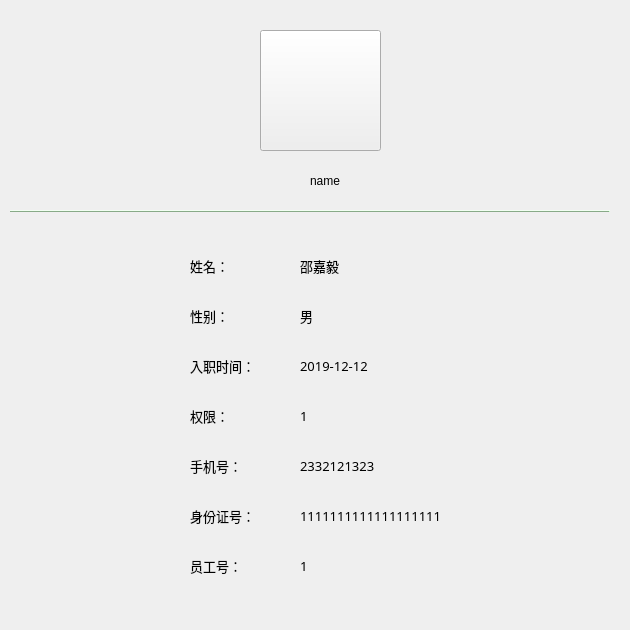
    <widget class="QWidget" name="page">
     <widget class="QFrame" name="split">
      <property name="geometry">
       <rect>
        <x>10</x>
        <y>210</y>
        <width>600</width>
        <height>2</height>
       </rect>
      </property>
      <property name="styleSheet">
       <string notr="true">color:#CCFFCC;
border-color:#CCFFCC;
background-color:#CCFFCC</string>
      </property>
      <property name="frameShape">
       <enum>QFrame::HLine</enum>
      </property>
      <property name="frameShadow">
       <enum>QFrame::Raised</enum>
      </property>
     </widget>
     <widget class="QToolButton" name="head_2">
      <property name="geometry">
       <rect>
        <x>260</x>
        <y>30</y>
        <width>121</width>
        <height>121</height>
       </rect>
      </property>
      <property name="text">
       <string/>
      </property>
      <property name="icon">
       <iconset>
        <normaloff>../../../pictures/staff3.png</normaloff>../../../pictures/staff3.png</iconset>
      </property>
      <property name="iconSize">
       <size>
        <width>100</width>
        <height>100</height>
       </size>
      </property>
     </widget>
     <widget class="QLabel" name="label">
      <property name="geometry">
       <rect>
        <x>190</x>
        <y>240</y>
        <width>61</width>
        <height>51</height>
       </rect>
      </property>
      <property name="font">
       <font>
        <family>幼圆</family>
        <pointsize>10</pointsize>
       </font>
      </property>
      <property name="styleSheet">
       <string notr="true">background: transparent;
</string>
      </property>
      <property name="text">
       <string>姓名：</string>
      </property>
     </widget>
     <widget class="QLabel" name="label_3">
      <property name="geometry">
       <rect>
        <x>190</x>
        <y>290</y>
        <width>51</width>
        <height>51</height>
       </rect>
      </property>
      <property name="font">
       <font>
        <family>幼圆</family>
        <pointsize>10</pointsize>
       </font>
      </property>
      <property name="styleSheet">
       <string notr="true">background: transparent;
</string>
      </property>
      <property name="text">
       <string>性别：</string>
      </property>
     </widget>
     <widget class="QLabel" name="label_4">
      <property name="geometry">
       <rect>
        <x>190</x>
        <y>340</y>
        <width>71</width>
        <height>51</height>
       </rect>
      </property>
      <property name="font">
       <font>
        <family>幼圆</family>
        <pointsize>10</pointsize>
       </font>
      </property>
      <property name="styleSheet">
       <string notr="true">background: transparent;
</string>
      </property>
      <property name="text">
       <string>入职时间：</string>
      </property>
     </widget>
     <widget class="QLabel" name="label_5">
      <property name="geometry">
       <rect>
        <x>190</x>
        <y>390</y>
        <width>61</width>
        <height>51</height>
       </rect>
      </property>
      <property name="font">
       <font>
        <family>幼圆</family>
        <pointsize>10</pointsize>
       </font>
      </property>
      <property name="styleSheet">
       <string notr="true">background: transparent;
</string>
      </property>
      <property name="text">
       <string>权限：</string>
      </property>
     </widget>
     <widget class="QLabel" name="label_6">
      <property name="geometry">
       <rect>
        <x>190</x>
        <y>440</y>
        <width>71</width>
        <height>51</height>
       </rect>
      </property>
      <property name="font">
       <font>
        <family>幼圆</family>
        <pointsize>10</pointsize>
       </font>
      </property>
      <property name="styleSheet">
       <string notr="true">background: transparent;
</string>
      </property>
      <property name="text">
       <string>手机号：</string>
      </property>
     </widget>
     <widget class="QLabel" name="label_7">
      <property name="geometry">
       <rect>
        <x>190</x>
        <y>490</y>
        <width>81</width>
        <height>51</height>
       </rect>
      </property>
      <property name="font">
       <font>
        <family>幼圆</family>
        <pointsize>10</pointsize>
       </font>
      </property>
      <property name="styleSheet">
       <string notr="true">background: transparent;
</string>
      </property>
      <property name="text">
       <string>身份证号：</string>
      </property>
     </widget>
     <widget class="QLabel" name="sname">
      <property name="geometry">
       <rect>
        <x>300</x>
        <y>250</y>
        <width>131</width>
        <height>31</height>
       </rect>
      </property>
      <property name="font">
       <font>
        <family>幼圆</family>
        <pointsize>10</pointsize>
       </font>
      </property>
      <property name="styleSheet">
       <string notr="true">background: transparent;
</string>
      </property>
      <property name="text">
       <string>邵嘉毅</string>
      </property>
     </widget>
     <widget class="QLabel" name="ssex">
      <property name="geometry">
       <rect>
        <x>300</x>
        <y>300</y>
        <width>81</width>
        <height>31</height>
       </rect>
      </property>
      <property name="font">
       <font>
        <family>幼圆</family>
        <pointsize>10</pointsize>
       </font>
      </property>
      <property name="styleSheet">
       <string notr="true">background: transparent;
</string>
      </property>
      <property name="text">
       <string>男</string>
      </property>
     </widget>
     <widget class="QLabel" name="stime">
      <property name="geometry">
       <rect>
        <x>300</x>
        <y>350</y>
        <width>91</width>
        <height>31</height>
       </rect>
      </property>
      <property name="font">
       <font>
        <family>幼圆</family>
        <pointsize>10</pointsize>
       </font>
      </property>
      <property name="styleSheet">
       <string notr="true">background: transparent;
</string>
      </property>
      <property name="text">
       <string>2019-12-12</string>
      </property>
     </widget>
     <widget class="QLabel" name="srole">
      <property name="geometry">
       <rect>
        <x>300</x>
        <y>400</y>
        <width>81</width>
        <height>31</height>
       </rect>
      </property>
      <property name="font">
       <font>
        <family>幼圆</family>
        <pointsize>10</pointsize>
       </font>
      </property>
      <property name="styleSheet">
       <string notr="true">background: transparent;
</string>
      </property>
      <property name="text">
       <string>1</string>
      </property>
     </widget>
     <widget class="QLabel" name="sphone">
      <property name="geometry">
       <rect>
        <x>300</x>
        <y>450</y>
        <width>141</width>
        <height>31</height>
       </rect>
      </property>
      <property name="font">
       <font>
        <family>幼圆</family>
        <pointsize>10</pointsize>
       </font>
      </property>
      <property name="styleSheet">
       <string notr="true">background: transparent;
</string>
      </property>
      <property name="text">
       <string>2332121323</string>
      </property>
     </widget>
     <widget class="QLabel" name="sidcard">
      <property name="geometry">
       <rect>
        <x>300</x>
        <y>500</y>
        <width>181</width>
        <height>31</height>
       </rect>
      </property>
      <property name="font">
       <font>
        <family>幼圆</family>
        <pointsize>10</pointsize>
       </font>
      </property>
      <property name="styleSheet">
       <string notr="true">background: transparent;
</string>
      </property>
      <property name="text">
       <string>1111111111111111111</string>
      </property>
     </widget>
     <widget class="QLabel" name="label_8">
      <property name="geometry">
       <rect>
        <x>190</x>
        <y>540</y>
        <width>81</width>
        <height>51</height>
       </rect>
      </property>
      <property name="font">
       <font>
        <family>幼圆</family>
        <pointsize>10</pointsize>
       </font>
      </property>
      <property name="styleSheet">
       <string notr="true">background: transparent;
</string>
      </property>
      <property name="text">
       <string>员工号：</string>
      </property>
     </widget>
     <widget class="QLabel" name="sidcard_2">
      <property name="geometry">
       <rect>
        <x>300</x>
        <y>550</y>
        <width>181</width>
        <height>31</height>
       </rect>
      </property>
      <property name="font">
       <font>
        <family>幼圆</family>
        <pointsize>10</pointsize>
       </font>
      </property>
      <property name="styleSheet">
       <string notr="true">background: transparent;
</string>
      </property>
      <property name="text">
       <string>1</string>
      </property>
     </widget>
     <widget class="QLabel" name="label_22">
      <property name="geometry">
       <rect>
        <x>10</x>
        <y>-20</y>
        <width>611</width>
        <height>621</height>
       </rect>
      </property>
      <property name="text">
       <string/>
      </property>
      <property name="pixmap">
       <pixmap resource="C:/Users/Lenovo/Desktop/pic.qrc">:/pictures/D:/pictures/anotherbg.png</pixmap>
      </property>
      <property name="scaledContents">
       <bool>true</bool>
      </property>
     </widget>
     <widget class="QLabel" name="label_27">
      <property name="geometry">
       <rect>
        <x>310</x>
        <y>170</y>
        <width>61</width>
        <height>21</height>
       </rect>
      </property>
      <property name="styleSheet">
       <string notr="true">background: transparent;
</string>
      </property>
      <property name="text">
       <string>name</string>
      </property>
     </widget>
     <zorder>label_22</zorder>
     <zorder>split</zorder>
     <zorder>head_2</zorder>
     <zorder>label</zorder>
     <zorder>label_3</zorder>
     <zorder>label_4</zorder>
     <zorder>label_5</zorder>
     <zorder>label_6</zorder>
     <zorder>label_7</zorder>
     <zorder>sname</zorder>
     <zorder>ssex</zorder>
     <zorder>stime</zorder>
     <zorder>srole</zorder>
     <zorder>sphone</zorder>
     <zorder>sidcard</zorder>
     <zorder>label_8</zorder>
     <zorder>sidcard_2</zorder>
     <zorder>label_27</zorder>
    </widget>
